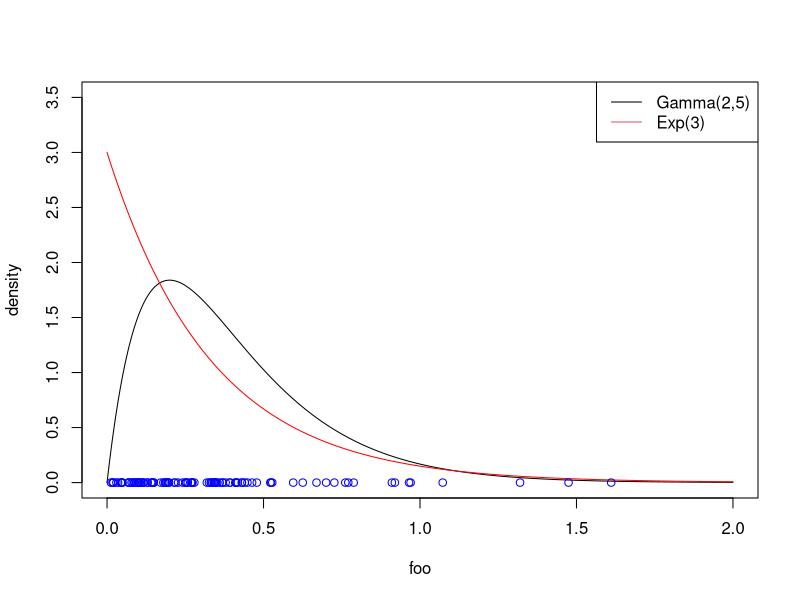
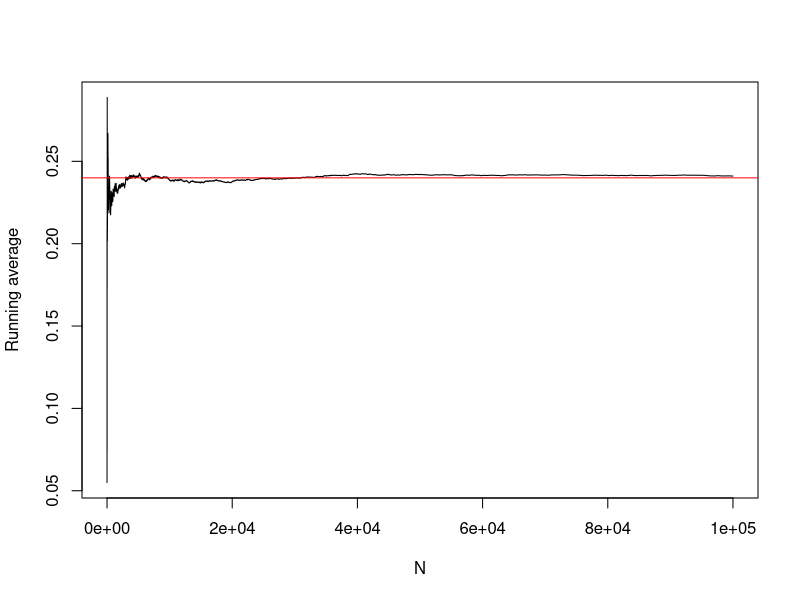
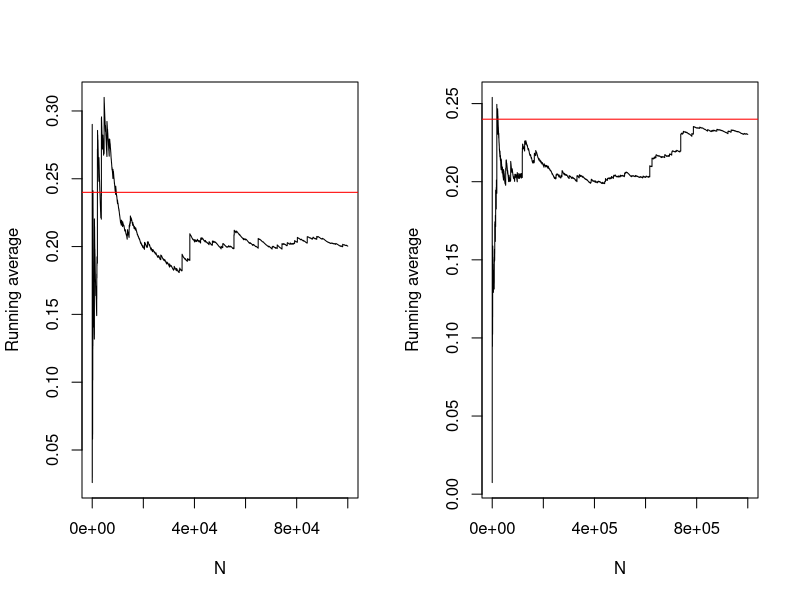

The R source for these figures, in order:
###########################################
### Importance sampline from Gamma
###########################################
set.seed(1)

alpha <- 2
beta <- 5

k <- 2  # second moment
(truth <- (alpha / beta^2) + (alpha/beta)^2)  # true second moment

lambda <- 3 #proposal

N <- 1e4
samp <- rexp(N, rate = lambda)  # importance samples
func <- samp^k * dgamma(samp, shape = alpha, rate = beta) / dexp(samp, rate = lambda)
mean(func)  # truth is .24


## Visualizing the target and the importance densities
foo <- seq(0, 2, length = 1e3)
plot(foo, dgamma(foo, shape = alpha, rate = beta), 
  type = 'l', col = "black", ylab = "density", ylim = c(0, 3.5))
lines(foo, dexp(foo, rate = lambda), col = "red")
points(x = samp[1:100],y = rep(0, 100), col = "blue")
legend("topright", legend = c("Gamma(2,5)", "Exp(3)"), col = c(1,2), lty = 1)


## Checking convergence
N <- 1e5 # very large N
samp <- rexp(N, rate = lambda)  # importance samples
func <- samp^k * dgamma(samp, shape = alpha, rate = beta) / dexp(samp, rate = lambda)

# Plotting the running average
plot(1:N, cumsum(func)/(1:N), type = 'l', xlab = "N", ylab = "Running average")
abline(h = truth, col = "red")



## Checking if unbiased or not
N <- 1e4
r <- 1e3
ests <- numeric(length = r)
for(a in 1:r)
{
  samp <- rexp(N, rate = lambda)  # importance samples
  func <- samp^k * dgamma(samp, shape = alpha, rate = beta) / dexp(samp, rate = lambda)
  ests[a] <- mean(func)
}
mean(ests - truth)  # very close to 0

# looking at variance
var(ests) # This is var(theta_g) = sigma^2_g/N
N*var(ests)  # pretty small

## When Accept-reject fails
# If lambda > beta, we know accept-reject fails, let's see what the variance is then
lambda <- 10
N <- 1e4
r <- 1e3
ests <- numeric(length = r)
for(a in 1:r)
{
  samp <- rexp(N, rate = lambda)  # importance samples
  func <- samp^k * dgamma(samp, shape = alpha, rate = beta) / dexp(samp, rate = lambda)
  ests[a] <- mean(func)
}
mean(ests - truth)  # very close to 0

var(ests) # This is var(theta_g) = sigma^2_g/N
N*var(ests)  # Variance is much larger now!



## Checking convergence again
# Convergence is not affected, but it takes MUCH longer
# to get good convergence 
par(mfrow = c(1,2))
N <- 1e5 # very large N
samp <- rexp(N, rate = lambda)  # importance samples
func <- samp^k * dgamma(samp, shape = alpha, rate = beta) / dexp(samp, rate = lambda)

# Plotting the running average
plot(1:N, cumsum(func)/(1:N), type = 'l', xlab = "N", ylab = "Running average")
abline(h = truth, col = "red")


N <- 1e6 # very large N
samp <- rexp(N, rate = lambda)  # importance samples
func <- samp^k * dgamma(samp, shape = alpha, rate = beta) / dexp(samp, rate = lambda)

# Plotting the running average
plot(1:N, cumsum(func)/(1:N), type = 'l', xlab = "N", ylab = "Running average")
abline(h = truth, col = "red")

